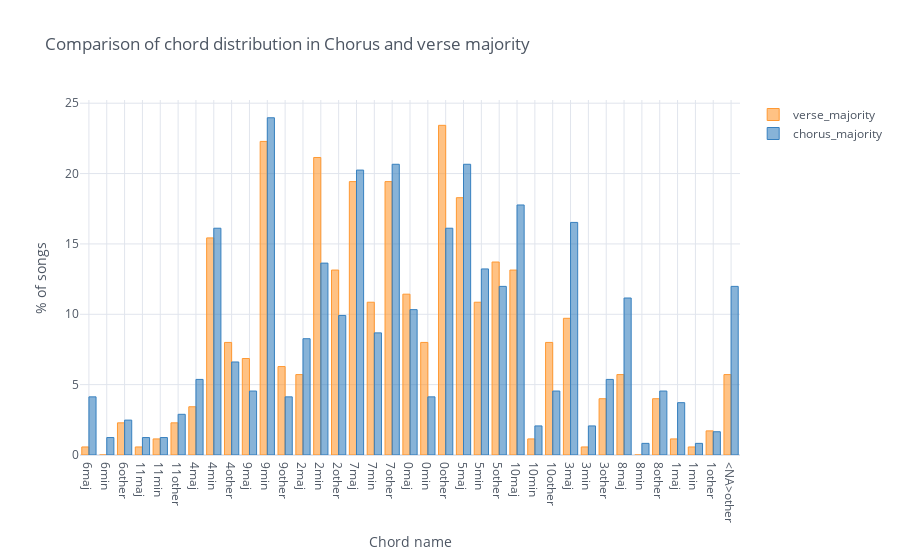

Source (notebook cell):
### Code cell
a=plot_group(sub_chorus,["chorus_only"],plot=False)
b=plot_group(sub_verse,["verse_only"],plot=False)
a=pd.concat([b,a],axis=1,sort=False)
a.columns=["verse_majority","chorus_majority"]
a.iplot(kind="bar",barmode="group",title="Comparison of chord distribution \
in Chorus and verse majority",xTitle="Chord name", yTitle="% of songs") 

a=plot_group(sub_chorus,["chorus_only"],select_shorthand="maj",plot=False)
b=plot_group(sub_verse,["verse_only"], select_shorthand="maj",plot=False)
a=pd.concat([b,a],axis=1,sort=False)
a.columns=["verse_majority","chorus_majority"]
a.iplot(kind="bar",barmode="group",title="Comparison of chord distribution \
in Chorus and verse majority - Major chords",xTitle="Chord name", yTitle="% of songs") 


a=plot_group(sub_chorus,["chorus_only"],select_shorthand="min",plot=False)
b=plot_group(sub_verse,["verse_only"], select_shorthand="min",plot=False)
a=pd.concat([b,a],axis=1,sort=False)
a.columns=["verse_majority","chorus_majority"]
a.iplot(kind="bar",barmode="group",title="Comparison of chord distribution \
in Chorus and verse majority - Minor chords",xTitle="Chord name", yTitle="% of songs")

### Figure 1 — Plotly figure (JSON) as saved in the notebook; plotly's stock layout.template omitted (floating-point values rounded to 4 significant figures)
{"data": [{"marker": {"color": "rgba(255, 153, 51, 0.6)", "line": {"color": "rgba(255, 153, 51, 1.0)", "width": 1}}, "name": "verse_majority", "orientation": "v", "text": "", "type": "bar", "x": ["6maj", "6min", "6other", "11maj", "11min", "11other", "4maj", "4min", "4other", "9maj", "9min", "9other", "2maj", "2min", "2other", "7maj", "7min", "7other", "0maj", "0min", "0other", "5maj", "5min", "5other", "10maj", "10min", "10other", "3maj", "3min", "3other", "8maj", "8min", "8other", "1maj", "1min", "1other", "<NA>other"], "y": [0.5714, 0, 2.286, 0.5714, 1.143, 2.286, 3.429, 15.43, 8, 6.857, 22.29, 6.286, 5.714, 21.14, 13.14, 19.43, 10.86, 19.43, 11.43, 8, 23.43, 18.29, 10.86, 13.71, 13.14, 1.143, 8, 9.714, 0.5714, 4, 5.714, 0, 4, 1.143, 0.5714, 1.714, 5.714]}, {"marker": {"color": "rgba(55, 128, 191, 0.6)", "line": {"color": "rgba(55, 128, 191, 1.0)", "width": 1}}, "name": "chorus_majority", "orientation": "v", "text": "", "type": "bar", "x": ["6maj", "6min", "6other", "11maj", "11min", "11other", "4maj", "4min", "4other", "9maj", "9min", "9other", "2maj", "2min", "2other", "7maj", "7min", "7other", "0maj", "0min", "0other", "5maj", "5min", "5other", "10maj", "10min", "10other", "3maj", "3min", "3other", "8maj", "8min", "8other", "1maj", "1min", "1other", "<NA>other"], "y": [4.132, 1.24, 2.479, 1.24, 1.24, 2.893, 5.372, 16.12, 6.612, 4.545, 23.97, 4.132, 8.264, 13.64, 9.917, 20.25, 8.678, 20.66, 10.33, 4.132, 16.12, 20.66, 13.22, 11.98, 17.77, 2.066, 4.545, 16.53, 2.066, 5.372, 11.16, 0.8264, 4.545, 3.719, 0.8264, 1.653, 11.98]}], "layout": {"barmode": "group", "legend": {"bgcolor": "#FFFFFF", "font": {"color": "#4D5663"}}, "paper_bgcolor": "#FFFFFF", "plot_bgcolor": "#FFFFFF", "title": {"font": {"color": "#4D5663"}, "text": "Comparison of chord distribution in Chorus and verse majority"}, "xaxis": {"gridcolor": "#E1E5ED", "showgrid": true, "tickfont": {"color": "#4D5663"}, "title": {"font": {"color": "#4D5663"}, "text": "Chord name"}, "zerolinecolor": "#E1E5ED"}, "yaxis": {"gridcolor": "#E1E5ED", "showgrid": true, "tickfont": {"color": "#4D5663"}, "title": {"font": {"color": "#4D5663"}, "text": "% of songs"}, "zerolinecolor": "#E1E5ED"}}}
